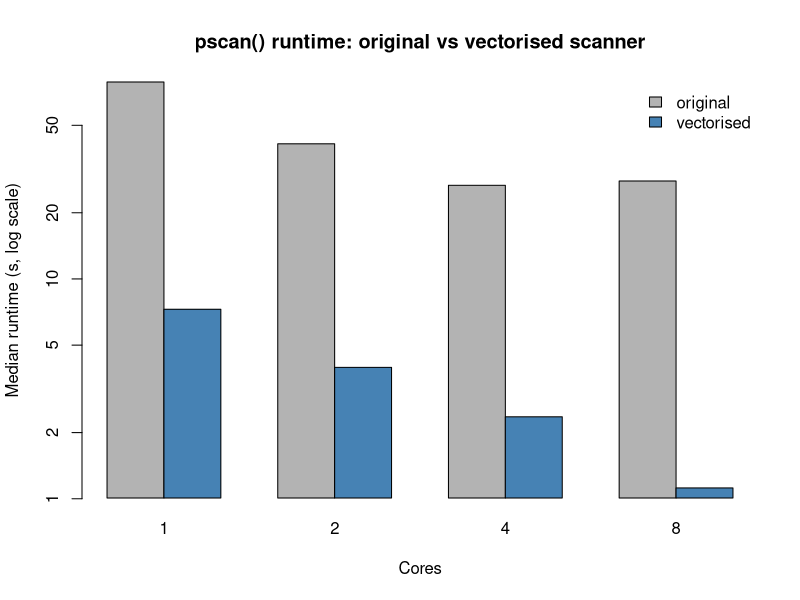
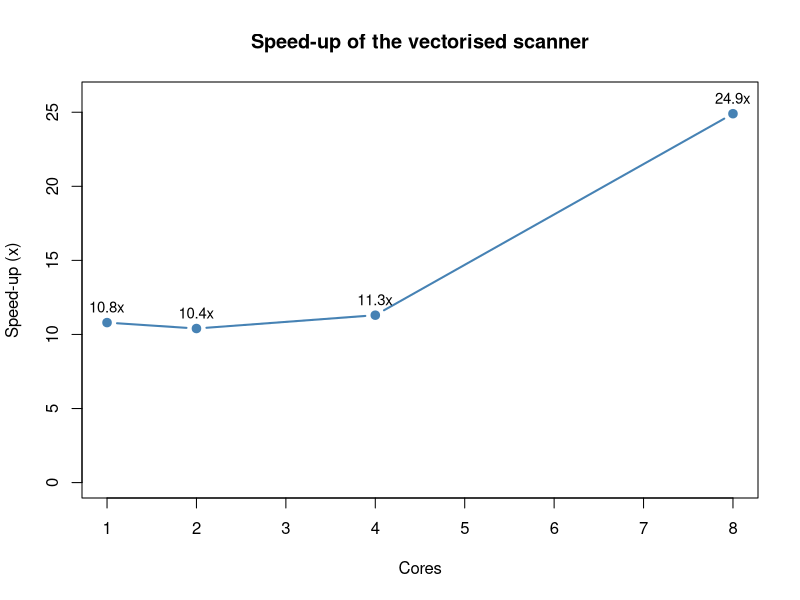

R code for these plots, in order:
## ---- chunk 1
knitr::opts_chunk$set(
    collapse = TRUE,
    comment = "#>"
)
## ---- chunk 2
perf <- data.frame(
    cores    = c(1, 2, 4, 8),
    original = c(78.70, 41.19, 26.67, 27.90),
    vectorised = c(7.28, 3.96, 2.36, 1.12)
)
perf$speedup <- round(perf$original / perf$vectorised, 1)
perf
## ---- chunk 3
bp <- barplot(t(as.matrix(perf[, c("original", "vectorised")])),
    beside = TRUE, names.arg = perf$cores, log = "y",
    col = c("grey70", "steelblue"),
    xlab = "Cores", ylab = "Median runtime (s, log scale)",
    main = "pscan() runtime: original vs vectorised scanner")
legend("topright", fill = c("grey70", "steelblue"),
    legend = c("original", "vectorised"), bty = "n")
## ---- chunk 4
plot(perf$cores, perf$speedup, type = "b", pch = 19, lwd = 2,
    col = "steelblue", xlab = "Cores", ylab = "Speed-up (x)",
    main = "Speed-up of the vectorised scanner", ylim = c(0, 26))
text(perf$cores, perf$speedup, labels = paste0(perf$speedup, "x"),
    pos = 3, cex = 0.9)
## ---- chunk 5
sessionInfo()
